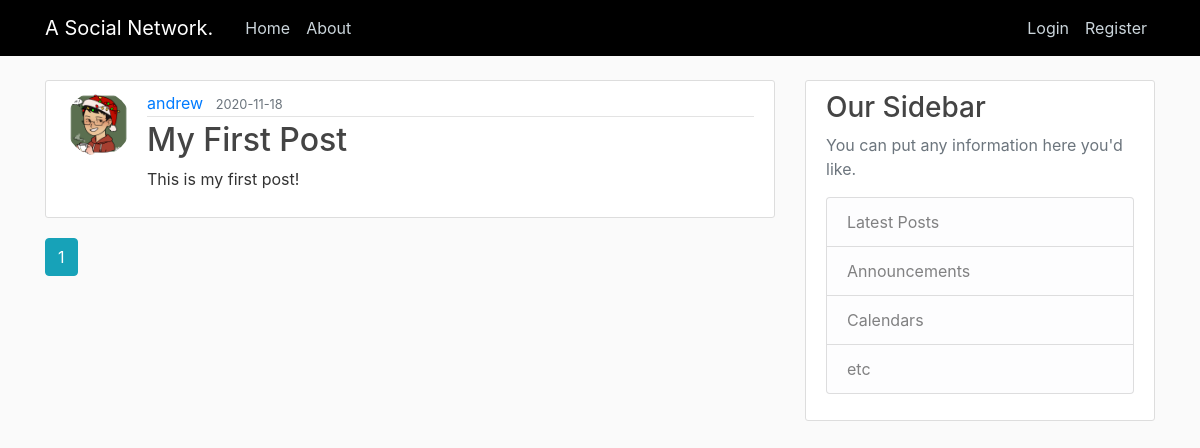
The app's page /home, older data.
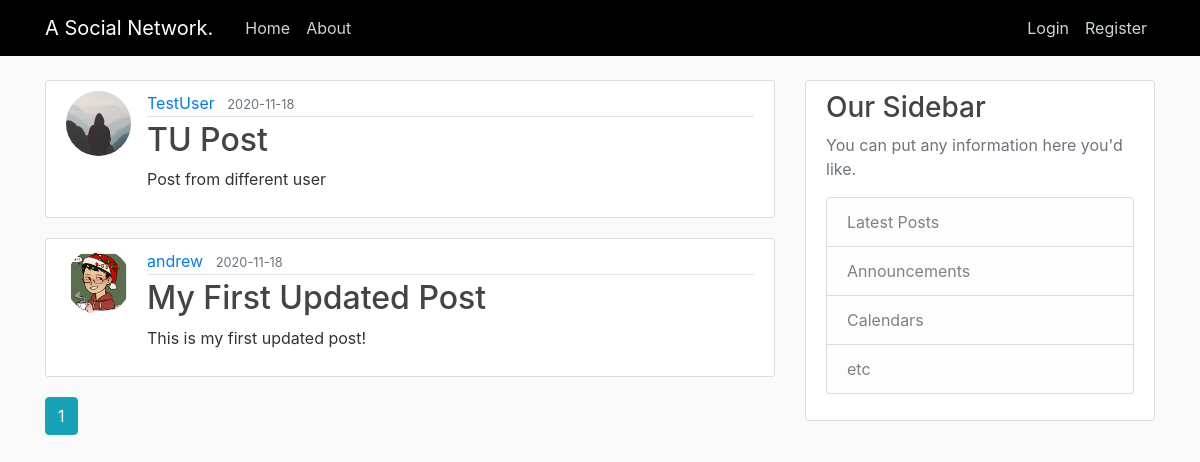
The same page, newer data.
### app/models.py (models this page shows, shortened)
class Post(db.Model):
    id = db.Column(db.Integer, primary_key = True)
    title = db.Column(db.String(100), nullable=False)
    date_posted = db.Column(db.DateTime, nullable=False, default=datetime.utcnow)
    content = db.Column(db.Text, nullable=False)
    user_id = db.Column(db.Integer, db.ForeignKey('user.id'), nullable=False)

class User(db.Model, UserMixin):
    id = db.Column(db.Integer, primary_key = True)
    username = db.Column(db.String(20), unique=True, nullable=False)
    email = db.Column(db.String(120), unique=True, nullable=False)
    image_file = db.Column(db.String(20),nullable=False, default='default.jpg')
    password = db.Column(db.String(60),nullable=False)
    posts = db.relationship('Post', backref='author', lazy=True)

### app/main/routes.py (the view)
@main.route('/')
@main.route('/home')
def home():
    page = request.args.get('page', 1, type=int)
    posts = Post.query.order_by(Post.date_posted.desc()).paginate(per_page=5, page=page)
    return render_template('home.html',posts=posts)

### app/templates/home.html
{% extends 'layout.html' %}
{% block content %}
    {% for post in posts.items %}
        <article class="media content-section">
            <img class="rounded-circle article-img" src="{{ url_for('static', filename='profile_pics/' + post.author.image_file) }}" alt="profile_picture">
            <div class="media-body">
            <div class="article-metadata">
                <a class="mr-2" href="{{ url_for('users.user_posts', username=post.author.username) }}">{{ post.author.username }}</a>
                <small class="text-muted">{{ post.date_posted.strftime('%Y-%m-%d') }}</small>
            </div>
            <h2><a class="article-title" href="{{ url_for('posts.post', post_id = post.id) }}">{{ post.title }}</a></h2>
            <p class="article-content">{{ post.content }}</p>
            </div>
        </article>
    {% endfor %}
    {% for page_num in posts.iter_pages(left_edge=1, right_edge=1, left_current=1, right_current=2) %}
        {% if page_num %}
            {% if posts.page == page_num %}
            <a  class= 'btn btn-info mb-4' href="{{ url_for('main.home', page=page_num) }}">{{ page_num }}</a>
            {% else %}
                <a  class= 'btn btn-outline-info mb-4' href="{{ url_for('main.home', page=page_num) }}">{{ page_num }}</a>
            {% endif %}
        {% else %}
            ...
        {% endif %}
    {% endfor %}
{% endblock content %}

### app/templates/layout.html (shortened to what this page needs)
<!DOCTYPE html>
<html lang="en">
<head>
    <link rel="stylesheet" href="https://maxcdn.bootstrapcdn.com/bootstrap/4.0.0/css/bootstrap.min.css">
    <link rel="stylesheet" type="text/css" href="{{ url_for('static', filename='main.css') }}">
</head>
<body>
    <header class="site-header">
        <nav class="navbar navbar-expand-md navbar-dark bg-steel fixed-top">
          <div class="container">
            <a class="navbar-brand mr-4" href="/">A Social Network.</a>
            <div class="collapse navbar-collapse" id="navbarToggle">
              <div class="navbar-nav mr-auto">
                <a class="nav-item nav-link" href="{{url_for('main.home')}}">Home</a>
                <a class="nav-item nav-link" href="{{url_for('main.about')}}">About</a>
              </div>
              <div class="navbar-nav">
                {% if current_user.is_authenticated %}
                  <a class="nav-item nav-link" href="{{url_for('posts.new_post')}}">New Post</a>
                  <a class="nav-item nav-link" href="{{url_for('users.account')}}">Account</a>
                  <a class="nav-item nav-link" href="{{url_for('users.logout')}}">Logout</a>
                {% else %}
                  <a class="nav-item nav-link" href="{{url_for('users.login')}}">Login</a>
                  <a class="nav-item nav-link" href="{{url_for('users.register')}}">Register</a>
                {% endif %}
              </div>
            </div>
          </div>
        </nav>
    </header>
    <main role="main" class="container">
        <div class="row">
        <div class="col-md-8">
            {% block content %}{% endblock %}
        </div>
        <div class="col-md-4">
            <div class="content-section">
            <h3>Our Sidebar</h3>
            <p class='text-muted'>You can put any information here you'd like.
                <ul class="list-group">
                <li class="list-group-item list-group-item-light">Latest Posts</li>
                <li class="list-group-item list-group-item-light">Announcements</li>
                <li class="list-group-item list-group-item-light">Calendars</li>
                <li class="list-group-item list-group-item-light">etc</li>
                </ul>
            </p>
            </div>
        </div>
        </div>
    </main>
</body>
</html>

### app/static/main.css (style rules this page uses)
body { background: #fafafa; color: #333333; margin-top: 5rem; }
h1, h2, h3, h4, h5, h6 { color: #444444; }
.bg-steel { background-color: rgb(0, 0, 0); }
.site-header .navbar-nav .nav-link { color: #cbd5db; }
.content-section { background: #ffffff; padding: 10px 20px; border: 1px solid #dddddd; border-radius: 3px; margin-bottom: 20px; }
.article-title { color: #444444; }
.article-content { white-space: pre-line; }
.article-img { height: 65px; width: 65px; margin-right: 16px; }
.article-metadata { padding-bottom: 1px; margin-bottom: 4px; border-bottom: 1px solid #e3e3e3 }

Row changes from the older to the newer data that the page shows:
added Post: image_file (placeholder picture), author.username "TestUser", date_posted "2020-11-18", title "TU Post", content "Post from different user"
changed Post "andrew": image_file: a different picture; title "My First Post" → "My First Updated Post"; content "This is my first post!" → "This is my first updated post!"
